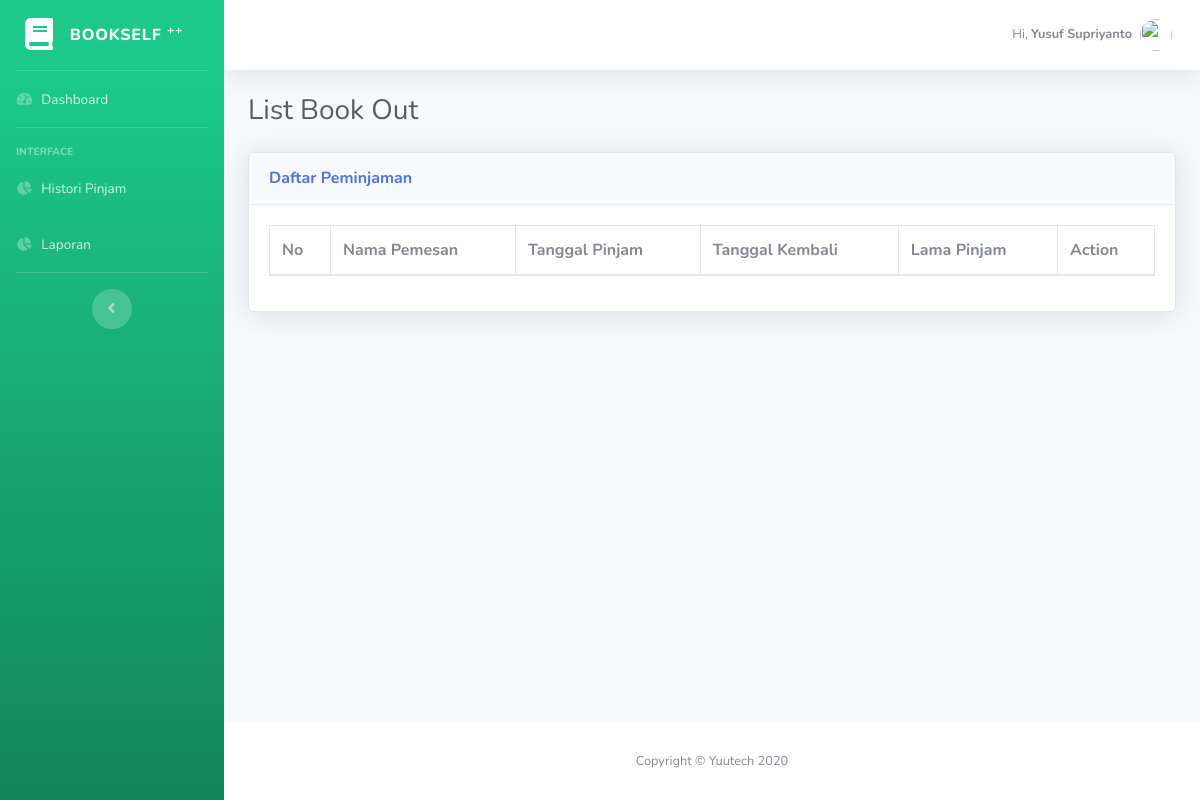
Before: /index.php/invoice with the older database file.
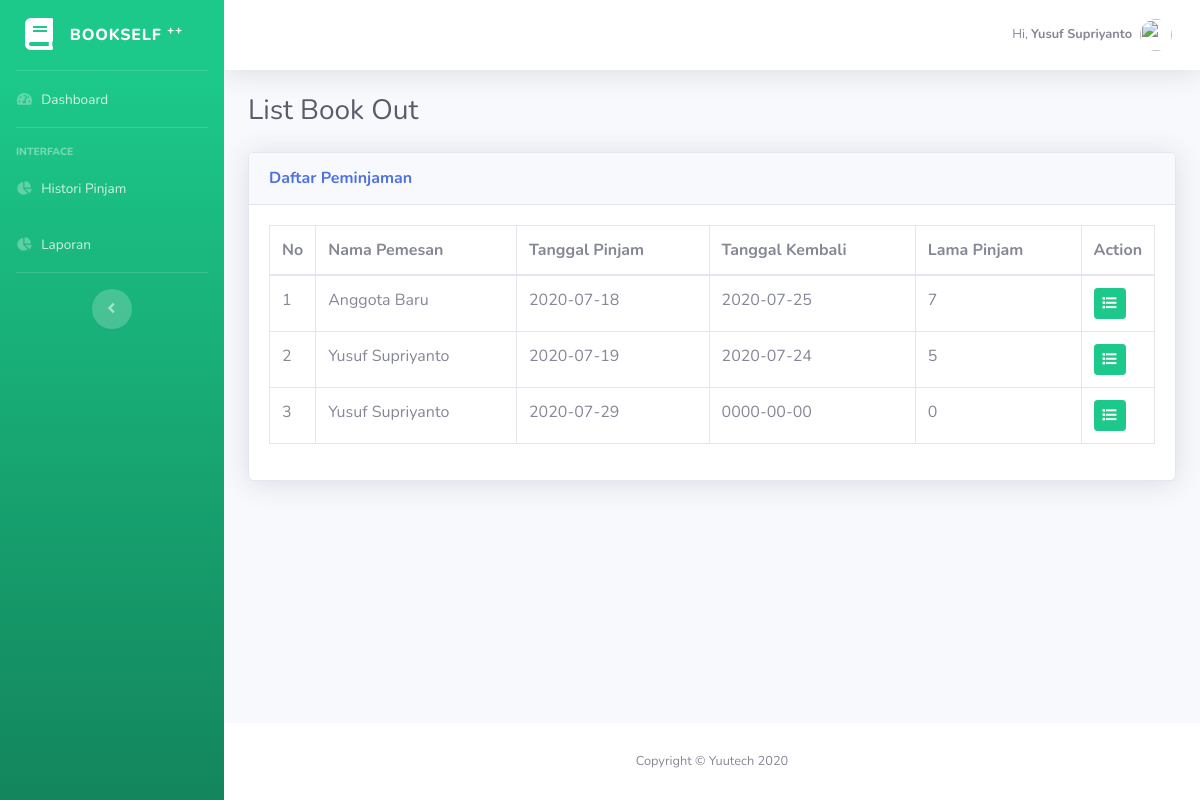
After: the same page with the newer database file.
### tables this page shows
CREATE TABLE `tb_pinjam` (
  `kd_pinjam` int(11) NOT NULL AUTO_INCREMENT,
  `tgl_pinjam` date NOT NULL,
  `tgl_kembali` date NOT NULL,
  `user_id` int(11) NOT NULL,
  `lama_pinjam` int(11) NOT NULL,
  PRIMARY KEY (`kd_pinjam`),
  KEY `user_id` (`user_id`)
);

CREATE TABLE `tb_user` (
  `user_id` int(11) NOT NULL AUTO_INCREMENT,
  `username` varchar(40) NOT NULL,
  `password` varchar(40) NOT NULL,
  `name` varchar(100) NOT NULL,
  `address` varchar(200) NOT NULL,
  `level` int(1) NOT NULL COMMENT '1 = admin, 2 = anggota',
  PRIMARY KEY (`user_id`)
);

### application/controllers/Invoice.php (called while the page is built, shortened)
<?php
class Invoice extends CI_Controller {
  public function index()
  {
    $data['invoice'] = $this->invoice_m->tampil_data();
    $this->load->view('template/header');
    $this->load->view('template/sidebar');
    $this->load->view('admin/transaksi/bukukeluar',$data);
    $this->load->view('template/foot');
    $this->load->view('template/footer');
  }
}

### index.php (called while the page is built, shortened)
<?php
require_once BASEPATH.'core/CodeIgniter.php';

### application/models/Invoice_m.php (called while the page is built, shortened)
<?php
class Invoice_m extends CI_Model {
  public function tampil_data()
  {
    $this->db->select('*');
		$this->db->from('tb_pinjam');
		$this->db->join('tb_user', 'tb_pinjam.user_id = tb_user.user_id');
    return $this->db->get()->result();
  }
}

### application/views/admin/transaksi/bukukeluar.php (the view)
  <div class="container-fluid">
    <h1 class="h3 mb-4 text-gray-800">List Book Out</h1>
    <div class="card shadow mb-4">
      <div class="card-header py-3">
        <h6 class="m-0 font-weight-bold text-primary">Daftar Peminjaman</h6>
      </div>
      <div class="card-body">
        <div class="table-responsive">
          <table class="table table-bordered" id="dataTable" width="100%" cellspacing="0">
            <thead>
              <tr>
                <th>No</th>
                <th>Nama Pemesan</th>
                <th>Tanggal Pinjam</th>
                <th>Tanggal Kembali</th>
                <th>Lama Pinjam</th>
                <th>Action</th>
              </tr>
            </thead>
            <tbody>
              <tr>
              <?php $no=1;?>
              <?php foreach ($invoice as $inv) : ?>
                <td width="5%"><?=$no++?></td>
                <td><?=$inv->name?></td>
                <td><?=$inv->tgl_pinjam?></td>
                <td><?=$inv->tgl_kembali?></td>
                <td><?=$inv->lama_pinjam?></td>
                <td width="5%">
                  <?= anchor('invoice/detail/'.$inv->kd_pinjam, '<button class="btn btn-success btn-sm"><i class="fa fa-list"></i></button>')?>
                </td>
                </tr>
              <?php endforeach; ?>
            </tbody>
          </table>
        </div>
      </div>
    </div>
  </div>
</div>

Changed rows visible on the page:
added tb_pinjam: user.name "Anggota Baru", tgl_pinjam "2020-07-18", tgl_kembali "2020-07-25", lama_pinjam "7"
added tb_pinjam: user.name "Yusuf Supriyanto", tgl_pinjam "2020-07-19", tgl_kembali "2020-07-24", lama_pinjam "5"
added tb_pinjam: user.name "Yusuf Supriyanto", tgl_pinjam "2020-07-29", tgl_kembali "0000-00-00", lama_pinjam "0"
